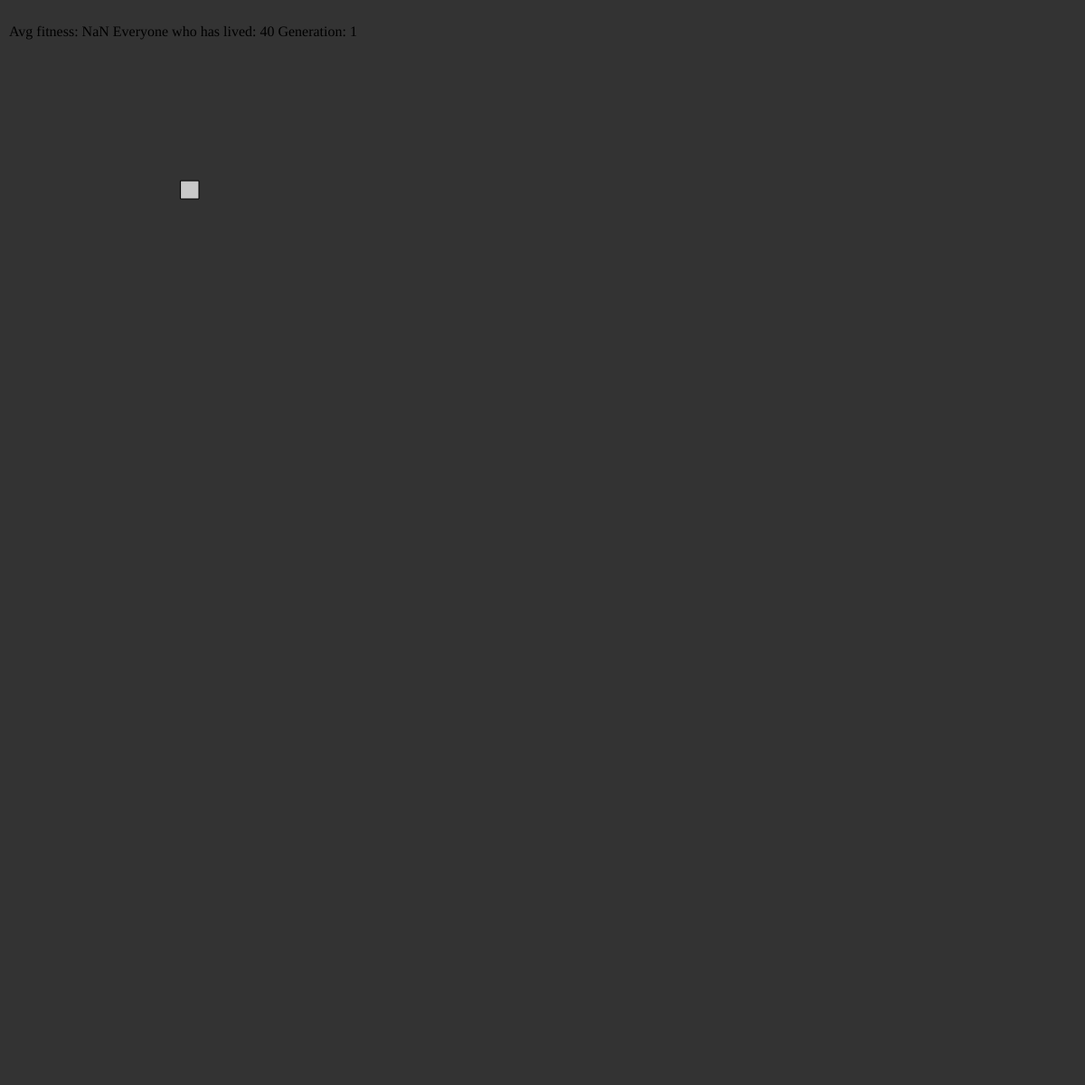
Frame 1 (no input)
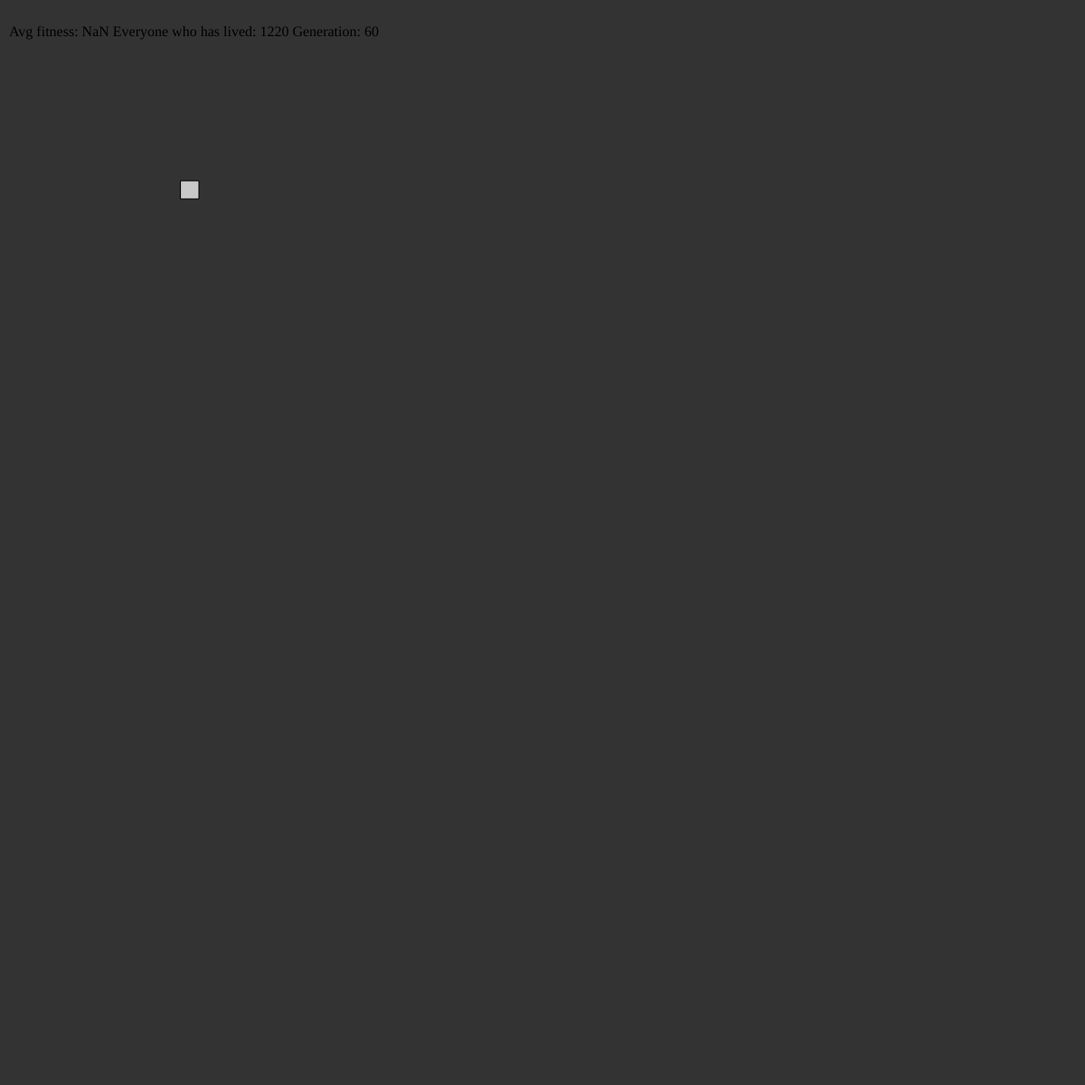
Frame 60 (no input)
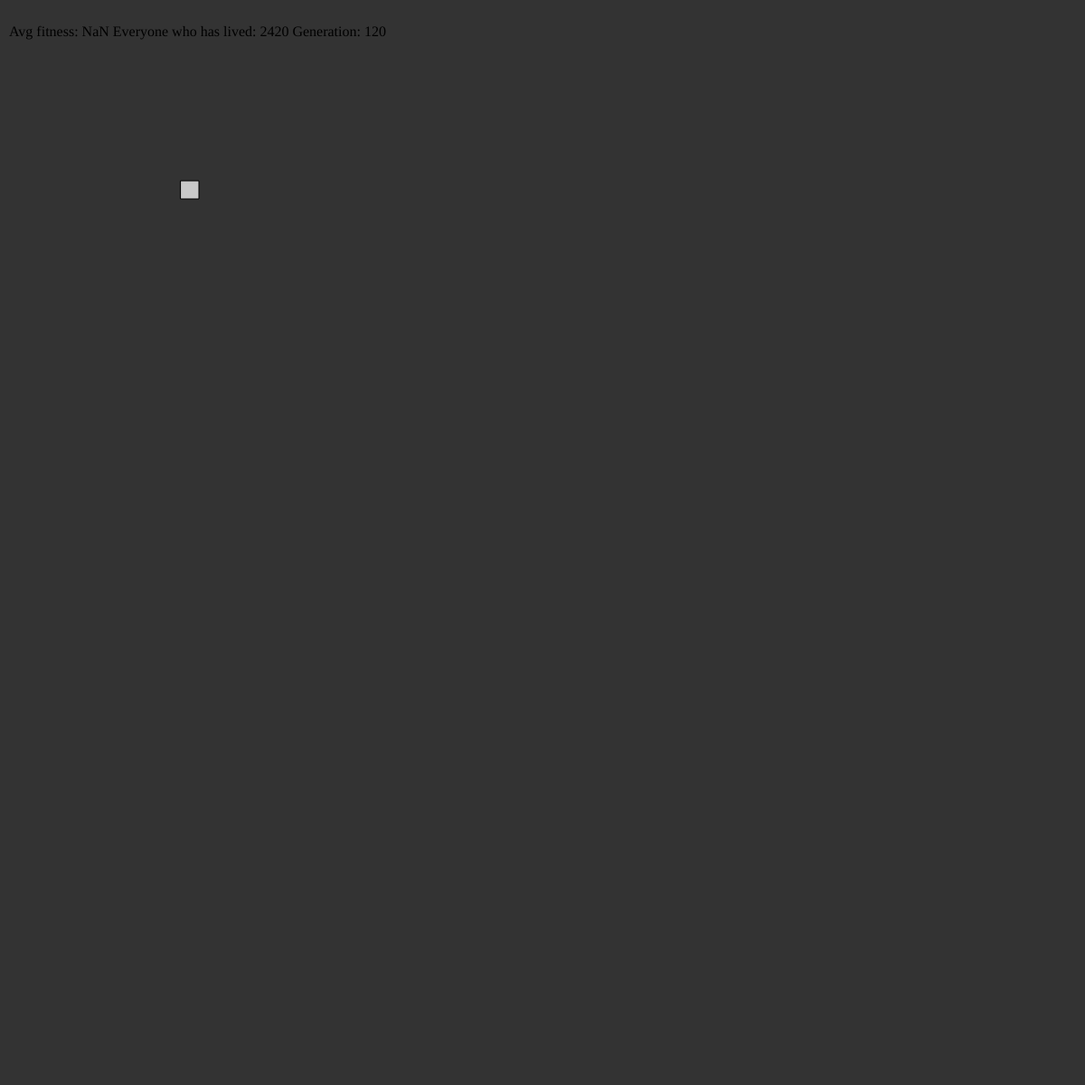
Frame 120 (the mouse pressed at the canvas centre since frame 60)

The p5.js sketch that drew these frames (run headless with seeded random() and noise() and a simulated clock; from frame 60 on, the mouse is pressed at the canvas centre):

// p5.js sketch
// ── sketch.js
let totalPopulation = 20;
let generations = 0;
let mutationRisk = 0.01;
let population;
let matingPool;
let finished = false;
let cordsTarget = [200, 200];
let totaltFitness;
generateRandom = () => {
    let c = Math.floor(Math.random() * (122 - 63) + 63);
    if (c === 63) c = 32;
    if (c === 64) c = 46;

    return String.fromCharCode(c);
}
let everyoneWhoHasLived = 0;
let bestFitness = 0;

function setup() {
    display = createP("STARTING");
    display.class("results");
    display.position(10, 10)

    population = [];
    createCanvas(1200, 1200);

    for (let i = 0; i < totalPopulation; i++) {
        cell = [generateRandom(), generateRandom()];
        population.push(cell);
        everyoneWhoHasLived++;
    }
    console.log(population);


}

function draw() {
    background(51);

    fill(200);
    rect(cordsTarget[0], cordsTarget[1], 20, 20);
    if(finished === false){
        for(let i = 0; i < population.length; i++){
            fill(255);
            rect(population[i][0], population[i][1], 10, 10);
            let d = dist(population[i][0], population[i][1], 200, 200);
            console.log(d);
            if(d < 5){
                console.log(population[i]);
                return finished = true;
            } 
            else population[i] = [generateRandom(), generateRandom()];
            everyoneWhoHasLived++;
     
        }
        generations++;
        textFont("Courier");
        display.html("Avg fitness: " + totaltFitness / population.length +  "   Everyone who has lived: " + everyoneWhoHasLived + "   Generation: " + generations);
    
    }

   
}

// ── DNA.js
generateRandom = () => {

    let random = Math.floor(Math.random() * 1200);

    return random;

}
class DNA {
    constructor(num) {
        this.genes = [];
        this.x = generateRandom();
        this.y = generateRandom();
        this.xspeed = 1;
        this.yspeed = 0;
        this.fitness = 0;
        for (let i = 0; i < num; i++) {
            this.genes[i] = generateRandom();
        }
    }
    show() {
        fill(255);
        rect(this.x, this.y, 10, 10);
    }

    calcFitness(cords) { // CALCULATE THE FITNESS
        let score = 0; //SETS UP SCORE VARIABLE
        let d  = dist(cords[0], cords[1], this.x, this.y);


        for(let i = 0; i < d; i++){
            if(i < d) score++;
        }
        score = score / 100;
        this.fitness = Math.floor(score);

    }
    crossOver(partner) {
        let Child = new DNA(2);
        Child.genes[0] = partner.genes[Math.floor(Math.random())];
        Child.genes[1] = this.genes[Math.floor(Math.random())];
        console.log("Partner 1 genes" + partner.genes, "    Partner 2 genes "+ this.genes);
        console.log("Child genes: " + Child.genes);
        // let midPoint = this.genes.length / 2;
        // for (let i = 0; i < this.genes.length; i++) {
        //     if (i < midPoint) Child.genes[i] = this.genes[i];
        //     else Child.genes[i] = partner.genes[i];
        // }
        return Child;
    }

    mutate(rate) {
        for (let i = 0; i < this.genes.length; i++) {
            if (Math.random() < rate) {
                console.log("A CELL WAS MUTATED");
                this.genes[i] = generateRandom();
            }
        }
    }
}
